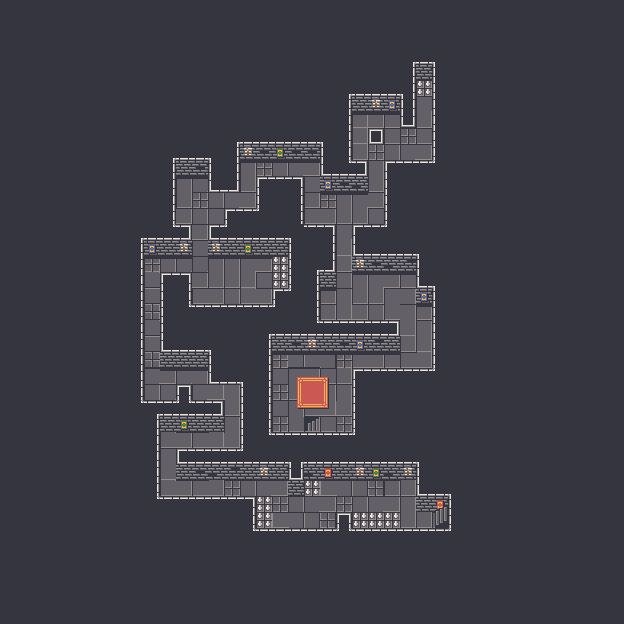

A level layout from a 2D game, rendered from its tile map. Below: a short description, then the map file with tile-grid data replaced by summaries:
An orthogonal 39x39 tile map with 16x16 px tiles, 3 tile layers (Tile Layer 1, Tile Layer 2, Tile Layer 3), 3 tilesets and 71 objects.

<map version="1.5" tiledversion="1.7.2" orientation="orthogonal" renderorder="right-down" width="39" height="39" tilewidth="16" tileheight="16" infinite="0" nextlayerid="7" nextobjectid="90">
 <tileset firstgid="1" source="Dungeon16.tsx" />
 <tileset firstgid="181" source="Dungeon16Lava.tsx" />
 <tileset firstgid="397" source="Shadows.tsx" />
 <layer id="1" name="Tile Layer 1" width="39" height="39">
  <data>[1521 cells, 1521 non-empty, 63 distinct tile ids]</data>
 </layer>
 <layer id="2" name="Tile Layer 2" width="39" height="39">
  <data>[1521 cells, 61 non-empty, 23 distinct tile ids]</data>
 </layer>
 <layer id="3" name="Tile Layer 3" width="39" height="39">
  <data>[1521 cells, 2 non-empty, 2 distinct tile ids]</data>
 </layer>
 <objectgroup id="4" name="Walls" visible="0">
  <object id="11" x="256" y="336" width="144" height="16" />
  <object id="12" x="256" y="352" width="16" height="96" />
  <object id="13" x="272" y="432" width="96" height="16" />
  <object id="14" x="352" y="368" width="16" height="64" />
  <object id="15" x="368" y="368" width="80" height="16" />
  <object id="16" x="432" y="272" width="16" height="96" />
  <object id="17" x="416" y="240" width="16" height="48" />
  <object id="18" x="352" y="224" width="32" height="32" />
  <object id="19" x="384" y="240" width="32" height="16" />
  <object id="20" x="320" y="224" width="16" height="48" />
  <object id="21" x="304" y="256" width="16" height="80" />
  <object id="22" x="320" y="320" width="80" height="16" />
  <object id="23" x="288" y="176" width="16" height="64" />
  <object id="24" x="304" y="224" width="16" height="16" />
  <object id="25" x="384" y="160" width="16" height="80" />
  <object id="26" x="400" y="160" width="48" height="16" />
  <object id="27" x="416" y="48" width="16" height="16" />
  <object id="28" x="432" y="48" width="16" height="112" />
  <object id="29" x="400" y="48" width="16" height="80" />
  <object id="30" x="336" y="80" width="64" height="16" />
  <object id="33" x="336" y="96" width="16" height="64" />
  <object id="34" x="352" y="160" width="16" height="32" />
  <object id="35" x="320" y="160" width="16" height="32" />
  <object id="36" x="336" y="176" width="16" height="16" />
  <object id="37" x="240" y="144" width="96" height="16" />
  <object id="38" x="224" y="144" width="16" height="48" />
  <object id="39" x="256" y="176" width="16" height="32" />
  <object id="41" x="272" y="176" width="16" height="16" />
  <object id="44" x="176" y="160" width="48" height="16" />
  <object id="45" x="208" y="176" width="16" height="16" />
  <object id="46" x="160" y="160" width="16" height="80" />
  <object id="47" x="176" y="224" width="16" height="16" />
  <object id="48" x="144" y="240" width="48" height="16" />
  <object id="49" x="208" y="224" width="16" height="32" />
  <object id="50" x="224" y="208" width="32" height="16" />
  <object id="51" x="224" y="240" width="64" height="16" />
  <object id="52" x="272" y="288" width="16" height="16" />
  <object id="53" x="288" y="240" width="16" height="64" />
  <object id="54" x="160" y="272" width="32" height="32" />
  <object id="55" x="192" y="304" width="96" height="16" />
  <object id="56" x="176" y="304" width="16" height="16" />
  <object id="57" x="160" y="304" width="16" height="48" />
  <object id="58" x="128" y="240" width="16" height="112" />
  <object id="59" x="128" y="352" width="16" height="64" />
  <object id="60" x="144" y="400" width="80" height="16" />
  <object id="61" x="176" y="384" width="16" height="16" />
  <object id="62" x="160" y="352" width="64" height="16" />
  <object id="63" x="208" y="368" width="48" height="16" />
  <object id="64" x="240" y="384" width="16" height="80" />
  <object id="65" x="176" y="448" width="112" height="32" />
  <object id="66" x="160" y="416" width="64" height="16" />
  <object id="67" x="144" y="416" width="16" height="96" />
  <object id="68" x="160" y="496" width="96" height="16" />
  <object id="69" x="288" y="480" width="16" height="16" />
  <object id="70" x="288" y="464" width="128" height="16" />
  <object id="71" x="416" y="464" width="32" height="48" />
  <object id="72" x="448" y="496" width="16" height="32" />
  <object id="74" x="336" y="512" width="16" height="16" />
  <object id="75" x="240" y="512" width="16" height="32" />
  <object id="76" x="256" y="528" width="208" height="16" />
  <object id="77" x="416" y="288" width="16" height="16" />
  <object id="78" x="320" y="272" width="16" height="16" />
  <object id="79" x="352" y="256" width="64" height="16" />
  <object id="80" x="352" y="96" width="48" height="16" />
  <object id="82" x="416" y="64" width="16" height="16" />
  <object id="84" x="368" y="128" width="16" height="16" />
 </objectgroup>
 <objectgroup id="5" name="Spikes" visible="0">
  <object id="85" x="416" y="80" width="16" height="16" />
  <object id="86" x="272" y="256" width="16" height="32" />
  <object id="87" x="304" y="480" width="16" height="16" />
  <object id="88" x="256" y="496" width="16" height="32" />
  <object id="89" x="352" y="512" width="48" height="16" />
 </objectgroup>
 <objectgroup id="6" name="Coins" visible="0" />
</map>
